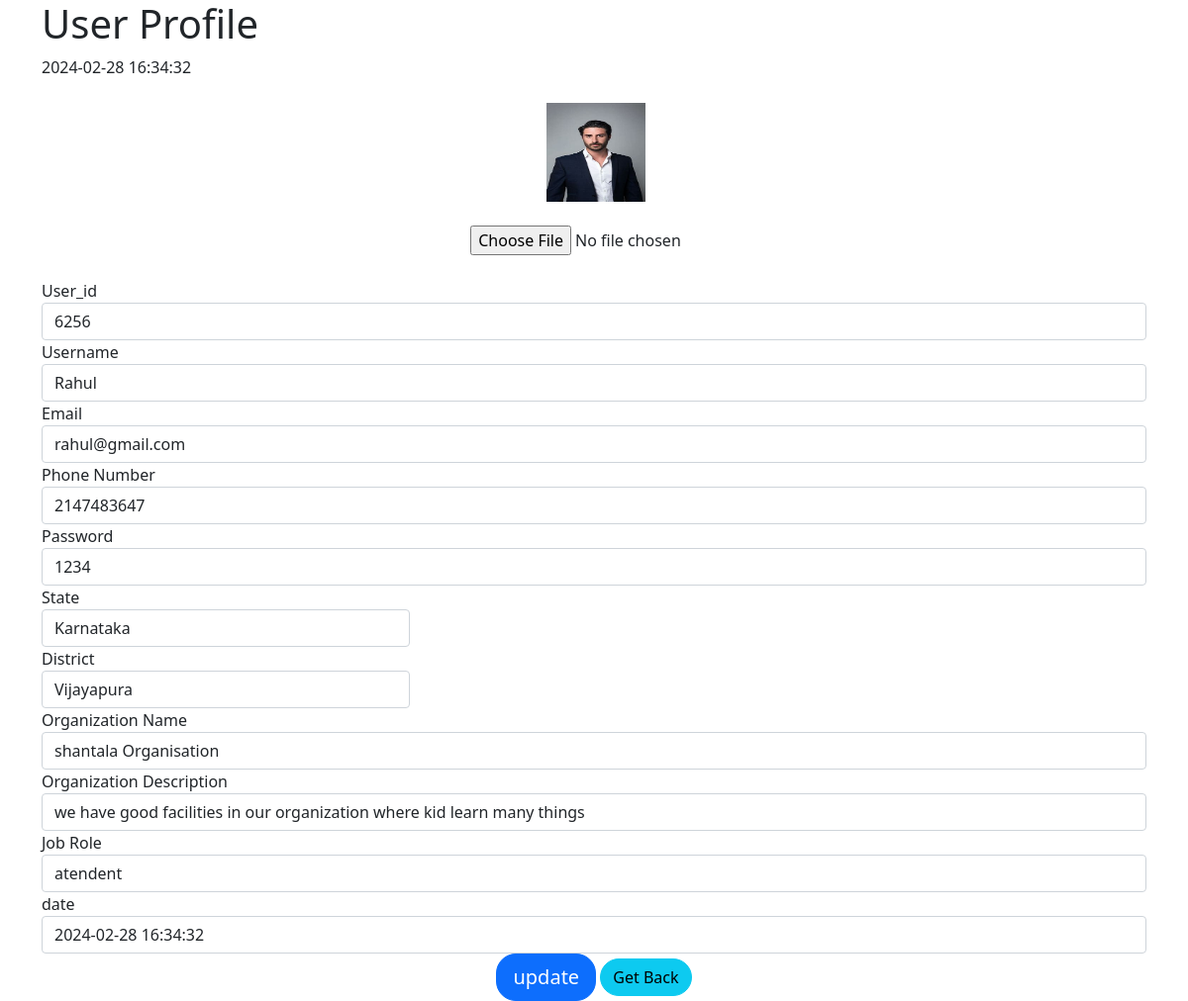
Screenshot of /user.php (signed in) with the database file from the repository.
### tables this page shows
CREATE TABLE `users` (
  `id` bigint(20) NOT NULL,
  `img_user` varchar(400) NOT NULL,
  `user_id` bigint(20) NOT NULL,
  `user_name` varchar(50) NOT NULL,
  `Email` varchar(255) NOT NULL,
  `phnumber` int(20) NOT NULL,
  `password` varchar(25) NOT NULL,
  `state` varchar(200) DEFAULT NULL,
  `district` varchar(200) DEFAULT NULL,
  `orgname` varchar(200) DEFAULT NULL,
  `orgdesc` longtext DEFAULT NULL,
  `jobrole` varchar(200) DEFAULT NULL,
  `date` timestamp NOT NULL DEFAULT current_timestamp() ON UPDATE current_timestamp()
);

### user.php (the view, shortened to what this page needs)
<?php
include("confun/connection.php");
?>
<!DOCTYPE html>
<html lang="en">
<head>
	<link href="https://cdn.jsdelivr.net/npm/bootstrap@5.0.2/dist/css/bootstrap.min.css" rel="stylesheet"
>
</head>
<body style="background-image: url(echofy.jpg);">
	<div class="container">
		<h1>User Profile</h1>
		<form action="update.php" method="post" enctype="multipart/form-data">
			<?php
					$user_name= $_SESSION['user_id'];
						$query = "select * from users where user_id = '$user_name' limit 1 ";
						$result = mysqli_query($con,$query);
						if($result)
						{
							if($result && mysqli_num_rows($result)>0)
							{
							while(	$user_data = mysqli_fetch_assoc($result))
							{
							print_r($user_data['date']);
                                ?>
			<br>
			<div class="form-group">
				<br>
				<center>&nbsp;<img src="<?php echo $user_data['img_user']?>" width="100px" height="100px" /></center>
				<br>
				<center>&nbsp;&nbsp;&nbsp;&nbsp;&nbsp;&nbsp;&nbsp;&nbsp;&nbsp;&nbsp;&nbsp;&nbsp;&nbsp;&nbsp;&nbsp;<input
						type="file" name="upload_file" id="file"></center>
			</div><br>
			<div class="form-group">
				<label for="">User_id</label>
				<input type="label" name="user_id" class="form-control" value="<?php echo $user_data['user_id']?>">
			</div>
			<div class="form-group">
				<label for="">Username</label>
				<input type="text" name="user_name" class="form-control" value="<?php echo $user_data['user_name']?>">
			</div>
			<div class="form-group">
				<label for="">Email</label>
				<input type="text" name="email" class="form-control" value="<?php echo $user_data['Email']?>">
			</div>
			<div class="form-group">
				<label for="">Phone Number</label>
				<input type="text" name="phnumber" class="form-control" pattern="[6-9]{1}[0-9]{9}" value="<?php echo $user_data['phnumber']?>" required>
			</div>
			<div class="form-group">
				<label for="">Password</label>
				<input type="text" name="password" class="form-control" value="<?php echo $user_data['password']?>">
			</div>
			<div class="form-group col-md-4">
				<label for="inputState">State</label>
				<select class="form-control" id="inputState" name="state">
					<option value="<?php $user_data['state']?> "><?php echo $user_data['state']?></option>
				</select>
			</div>
			<div class="form-group col-md-4">
				<label for="inputDistrict">District</label>
				<select class="form-control" id="inputDistrict" name="district">
					<option value="<?php echo $user_data['district']?>"><?php echo $user_data['district']?></option>
				</select>
			</div>
			<div class="form-group">
				<label for="">Organization Name</label>
				<input type="text" name="orgname" class="form-control" value="<?php echo $user_data['orgname']?>">
			</div>
			<div class="form-group">
				<label for="">Organization Description</label>
				<input type="textarea" name="orgdesc" class="form-control" placeholder="please give a lengthy descritpion " value="<?php echo $user_data['orgdesc']?>">
			</div>
			<div class="form-group">
				<label for="">Job Role</label>
				<input type="text" name="jobrole" class="form-control" value="<?php echo $user_data['jobrole']?>">
			</div>
			<div class="form-group">
				<label for="">date</label>
				<input type="text" name="date" class="form-control" value="<?php echo $user_data['date']?>">
			</div>
			<?php
							}
									}
						}else
						{
							echo"No such data field";
						}
					?>
			<center><input id="button" class="btn btn-primary btn-lg" type="submit" value="update" name="update"
					style="border-radius:20px">
				<a href="index.php" class="btn btn-info" style="border-radius:20px">Get Back</a>
			</center>
		</form>
	</div>
</body>
</html>

### rows the page displays
users: img_user (picture), user_id "6256", user_name "Rahul", email "rahul@gmail.com", phnumber "2147483647", password "1234", state "Karnataka", district "Vijayapura", orgname "shantala Organisation", orgdesc "we have good facilities in our organization where kid learn many things", jobrole "atendent", date "2024-02-28 16:34:32"
